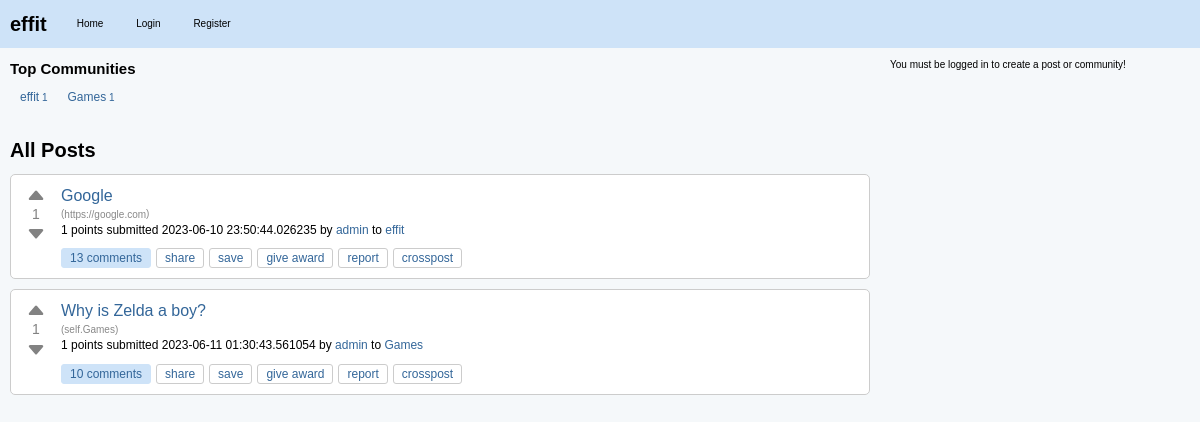
The page / on the database its author committed.
### effit.py (models this page shows)
class Community(db.Model):
    id = db.Column(db.Integer, primary_key=True)
    name = db.Column(db.String(80), unique=True, nullable=False)
    description = db.Column(db.String(200))
    creator_id = db.Column(db.Integer, db.ForeignKey("user.id"))
    creator = db.relationship(
        "User", backref=db.backref("created_communities", lazy=True)
    )
    posts = db.relationship("Post", backref="community", lazy=True)

class Post(db.Model):
    id = db.Column(db.Integer, primary_key=True)
    title = db.Column(db.String(120), nullable=False)
    content = db.Column(db.Text, nullable=False)
    user_id = db.Column(db.Integer, db.ForeignKey("user.id"), nullable=False)
    created_at = db.Column(db.DateTime, default=datetime.utcnow)
    community_id = db.Column(db.Integer, db.ForeignKey("community.id"), nullable=False)
    upvotes = db.Column(db.Integer, default=0)
    downvotes = db.Column(db.Integer, default=0)
    comments = db.relationship("Comment", backref="post", lazy=True)
    slug = db.Column(db.String(120), nullable=False)
    link = db.Column(db.String(500))
    is_link_post = db.Column(db.Boolean, default=False)
    @property
    def score(self):
        return self.upvotes - self.downvotes

class User(db.Model):
    id = db.Column(db.Integer, primary_key=True)
    username = db.Column(db.String(80), unique=True, nullable=False)
    password = db.Column(db.String(120), nullable=False)
    posts = db.relationship("Post", backref="author", lazy=True)
    communities = db.relationship(
        "Community",
        secondary=community_members,
        backref=db.backref("members", lazy="dynamic"),
    )

### effit.py (the view)
@app.route("/")
def index():
    posts = Post.query.all()
    top_communities = (
        Community.query.join(Community.posts)
        .with_entities(Community, func.count(Post.id).label("post_count"))
        .group_by(Community)
        .order_by(func.count(Post.id).desc())
        .limit(5)
        .all()
    )
    community = (
        Community.query.first()
    )  # or however you want to get a default community
    default_community_id = Community.query.filter_by(name="effit").first().id
    return render_template(
        "index.html",
        posts=posts,
        top_communities=top_communities,
        community=community,
        default_community_id=default_community_id,
    )

### templates/index.html (shortened to what this page needs)
{% extends "layout.html" %}
{% block content %}
<div class="top-communities">
    <h2>Top Communities</h2>
    <div class="community-list">
      {% for community, post_count in top_communities %}
        <div class="community">
          <a href="{{ url_for('community_posts', community_name=community.name) }}">
            <span class="community-name">{{ community.name }}</span>
            <span class="post-count">{{ post_count }}</span>
          </a>
        </div>
      {% endfor %}
    </div>
</div>
<div id="posts">
    <h2>All Posts</h2>
    {% for post in posts %}
    <div class="post-item" id="post-{{ post.id }}">
        <div class="post">
            <div class="vote">
                <button class="upvote" onclick="vote('{{ post.id }}', '{{ post.slug }}', '{{ post.community.name }}', 'upvote')">
                    <svg xmlns="http://www.w3.org/2000/svg" width="20" height="20" fill="currentColor" class="bi bi-caret-up-fill" viewBox="0 0 16 16">
                      <path d="M7.247 4.86l-4.796 5.481c-.646.74.037 1.659.877 1.659h9.392c.839 0 1.523-.92.877-1.659l-4.796-5.48a1 1 0 0 0-1.554 0z"/>
                    </svg>
                </button>
                <span class="score">{{ post.score }}</span>
                <button class="downvote" onclick="vote('{{ post.id }}', '{{ post.slug }}', '{{ post.community.name }}', 'downvote')">
                    <svg xmlns="http://www.w3.org/2000/svg" width="20" height="20" fill="currentColor" class="bi bi-caret-down-fill" viewBox="0 0 16 16">
                      <path d="M7.247 11.14l-4.796-5.481c-.646-.74.037-1.659.877-1.659h9.392c.839 0 1.523.92.877 1.659l-4.796 5.481a1 1 0 0 1-1.554 0z"/>
                    </svg>
                </button>
            </div>
            <div class="post-info">
                <h3>
                    {% if post.is_link_post %}
                    <a class="title may-blank loggedin" href="{{ post.link }}">{{ post.title }}</a>
                    {% else %}
                    <a class="title may-blank loggedin" href="/c/{{ community.name }}/p/{{ post.slug }}">{{ post.title }}</a>
                    {% endif %}
                    </h3>
                    {% if post.is_link_post %}
                    <span class="domain">(<a href="{{ post.link }}">{{ post.link }}</a>)</span>
                    {% else %}
                    <span class="domain">(<a href="{{ url_for('community_posts', community_name=post.community.name) }}">self.{{ post.community.name }}</a>)</span>
                    {% endif %}
                    <p class="tagline">
                    <span>{{ post.score }} points</span>
                    submitted <time datetime="{{ post.created_at.isoformat() }}">{{ post.created_at }}</time>
                    by <a href="{{ url_for('user_posts', username=post.author.username) }}" class="author may-blank id-t2_d2kpf">{{ post.author.username }}</a>
                    to <a href="{{ url_for('community_posts', community_name=post.community.name) }}" class="subrs hover may-blank">{{ post.community.name }}</a>
                </p>
                <ul class="flat-list buttons">
                    <li class="first">
                        <a href="{{ url_for('post_detail', community_name=post.community.name, post_slug=post.slug) }}" class="bylink comments may-blank" rel="nofollow">
                            {{ post.comments|length }} comments
                        </a>
                    </li>
                    <li class="share"><a class="post-sharing-button">share</a></li>
                    <li class="link-save-button save-button login-required"><a>save</a></li>
                    <li class="give-gold-button"><a href="#" class="give-gold login-required access-required gold-give-gold" rel="nofollow">give award</a></li>
                    <li class="report-button login-required"><a href="#" class="reportbtn access-required">report</a></li>
                    <li class="crosspost-button"><a class="post-crosspost-button">crosspost</a></li>
                </ul>
            </div>
        </div>
    </div>
    {% endfor %}
</div>
{% endblock %}

### static/styles.css (style rules this page uses)
body, ul, ol, li, p, h1, h2, h3, h4, h5, h6, form, fieldset, input, textarea, button { margin: 0; padding: 0; border: 0; }
body { background-color: #f5f8fa; color: #000000; font: normal x-small Arial, sans-serif; font-style: normal; font-variant-caps: normal; font-weight: normal; font-stretch: normal; font-size: x-small; line-height: normal; font-family: verdana, arial, helvetica, sans-serif; font-size-adjust: none; font-kerning: auto; font-optical-sizing: auto; font-variant-alternates: normal; font-variant-east-asian: normal; font-variant-ligatures: normal; font-variant-numeric: normal; font-variant-position: normal; font-language-override: normal; font-feature-settings: normal; font-variation-settings: normal; line-height: 1.4; }
.post, .comment { background-color: #ffffff; margin-bottom: 10px; padding: 10px; border: 1px solid #cccccc; font-size: medium; font-family: Arial,sans-serif; display: flex; align-items: start; border-radius: 5px; }
.post h3, .comment h3 { margin: 0; font-size: 16px; line-height: 1.4; }
.post h3 a, .comment h3 a { color: #336699; text-decoration: none; }
h1, h2, h3, h4, h5, h6 { color: #000000; }
a { color: #336699; text-decoration: none; }
#posts { margin-bottom: 20px; }
#posts h2 { font-size: 20px; margin-bottom: 10px; }
.post .title { font-size: medium; font-weight: normal; margin-bottom: 1px; margin-bottom: 5px; }
.domain { color: #888; display: inline; overflow: hidden; white-space: nowrap; text-overflow: ellipsis; vertical-align: middle; max-width: 19em; font-size: x-small; }
.domain a { color: #888; display: inline-block; overflow: hidden; white-space: nowrap; text-overflow: ellipsis; vertical-align: middle; max-width: 19em; text-decoration: none; }
.post p { margin-bottom: 10px; font-size: medium; font-family: Segoe,"PT Sans",Arial,sans-serif; }
.post .tagline { font-size: 12px; }
.flat-list.buttons { list-style: none; margin: 0; padding: 0; display: flex; align-items: center; }
.flat-list.buttons li { display: inline-block; margin-right: 5px; }
.flat-list.buttons li a { display: inline-block; padding: 3px 8px; font-size: 12px; line-height: 1; color: #336699; text-decoration: none; background-color: transparent; border: 1px solid #cccccc; border-radius: 3px; transition: background-color 0.2s ease; }
.flat-list.buttons .comments { padding: 3px 8px; background-color: #cee3f8; color: #336699; border: 1px solid #cee3f8; border-radius: 3px; }
.flat-list.buttons .save-button, .flat-list.buttons .give-gold-button, .flat-list.buttons .report-button, .flat-list.buttons .crosspost-button { background-color: #ffffff; }
.flat-list.buttons .login-required { cursor: pointer; }
.top-communities { margin-bottom: 20px; }
.community-list { display: flex; flex-wrap: nowrap; overflow-x: auto; -webkit-overflow-scrolling: touch; scrollbar-width: thin; scrollbar-color: var(--scrollbar-thumb) var(--scrollbar-track); }
.community { flex: 0 0 auto; padding: 10px; display: flex; flex-direction: column; align-items: center; text-align: center; }
.community-name { font-size: 12px; }
.vote { display: flex; flex-direction: column; align-items: center; justify-content: center; width: 30px; margin-right: 10px; }
.upvote, .downvote { height: 20px; border: none; background: none; color: #828282; cursor: pointer; font-size: 20px; line-height: 1; }
.score { font-size: 14px; color: #828282; }

### rows shown on the page
Community: name "effit", id "1"
Community: name "Games", creator "1"
Post: score "1", title "Google", link "https://google.com", created_at "2023-06-10 23:50:44.026235", author.username "admin", community.name "effit", comments|length "13"
Post: score "1", title "Why is Zelda a boy?", community.name "Games", created_at "2023-06-11 01:30:43.561054", author.username "admin", comments|length "10"
